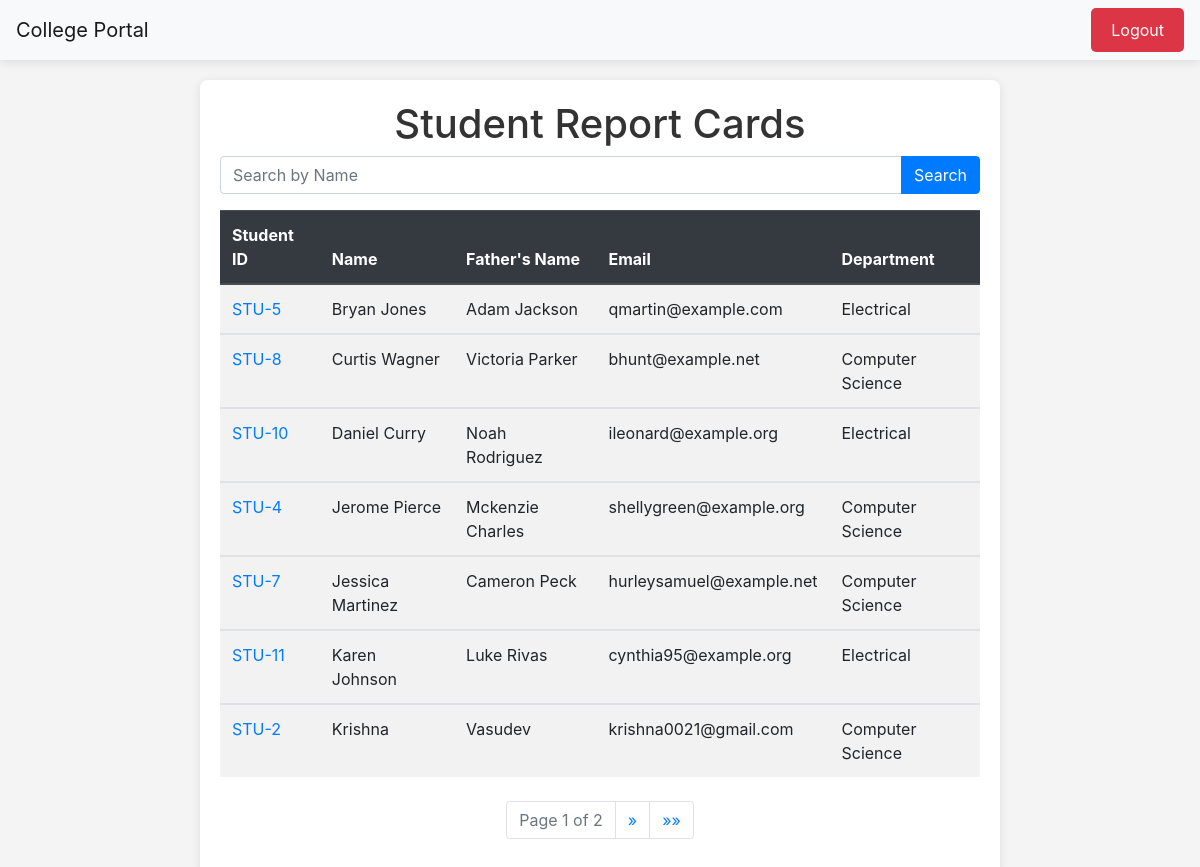
/ (signed in), run on the app's committed database.
### report/models.py (models this page shows, shortened)
class card(models.Model):
    user = models.ForeignKey(User,on_delete=models.SET_NULL,null=True,blank=True)
    Student_Name = models.CharField(max_length=20,null=True)
    Student_Father_Name = models.CharField(max_length=20,null=True)
    Student_Email = models.EmailField(null=True)
    Student_Department = models.ForeignKey(department,related_name='dep',null=True,on_delete=models.CASCADE)
    class Meta:
        ordering = ['Student_Name']

class department(models.Model):
    Department_Name = models.CharField(max_length=20)
    def __str__(self):
        return self.Department_Name
    class Meta:
        ordering = ['Department_Name']

### report/views.py (the view)
# urls.py: 2. Add a URL to urlpatterns:  path('', views.home, name='home')
@login_required(login_url='/login/')
def home(request):
    datas = card.objects.all()
    paginator = Paginator(datas, 7)
    if request.GET.get('search'):
        data = datas.filter(Student_Name__icontains = request.GET.get('search'))
        paginator = Paginator(data, 7)
    page_number = request.GET.get("page")
    page_obj = paginator.get_page(page_number)
    return render(request,'home.html',context={'datas' : page_obj})

### report/templates/home.html (shortened to what this page needs)
<!DOCTYPE html>
<html lang="en">
<head>
    <link rel="stylesheet" href="https://stackpath.bootstrapcdn.com/bootstrap/4.5.2/css/bootstrap.min.css">
</head>
<body>
    <nav class="navbar navbar-expand-lg navbar-light bg-light">
        <a class="navbar-brand" href="/">College Portal</a>
        <div class="ml-auto">
            <a class="btn btn-logout" href="/logout/">Logout</a>
        </div>
    </nav>
    <div class="container">
        <h1 class="text-center">Student Report Cards</h1>
        <form class="mb-3">
            <div class="input-group">
                <input type="text" class="form-control" name="search" placeholder="Search by Name">
                <div class="input-group-append">
                    <button class="btn btn-primary" type="submit">Search</button>
                </div>
            </div>
        </form>
        <table class="table table-striped mt-3">
            <thead class="thead-dark">
                <tr>
                    <th scope="col">Student ID</th>
                    <th scope="col">Name</th>
                    <th scope="col">Father's Name</th>
                    <th scope="col">Email</th>
                    <th scope="col">Department</th>
                </tr>
            </thead>
            {% for data in datas %}
            <tbody>
                <tr>
                    <td><a href="/report/{{data.id}}/"
                            style="color: #007bff; text-decoration: none;">STU-{{data.id}}</a></td>
                    <td>{{data.Student_Name}}</td>
                    <td>{{data.Student_Father_Name}}</td>
                    <td>{{data.Student_Email}}</td>
                    <td>{{data.Student_Department}}</td>
                </tr>
            </tbody>
            {% endfor %}
        </table>
        <div class="mt-4">
            <nav aria-label="Page navigation">
                <ul class="pagination justify-content-center">
                    <li class="page-item disabled">
                        <span class="page-link">Page {{ datas.number }} of {{ datas.paginator.num_pages }}</span>
                    </li>
                    {% if datas.has_next %}
                    <li class="page-item">
                        <a class="page-link" href="?page={{ datas.next_page_number }}" aria-label="Next">
                            <span aria-hidden="true">&raquo;</span>
                        </a>
                    </li>
                    <li class="page-item">
                        <a class="page-link" href="?page={{ datas.paginator.num_pages }}" aria-label="Last">
                            <span aria-hidden="true">&raquo;&raquo;</span>
                        </a>
                    </li>
                    {% endif %}
                </ul>
            </nav>
        </div>
    </div>
</body>
</html>

### report/templates/home.html (style rules this page uses)
body { background-color: #f4f4f4; }
.navbar { box-shadow: 0 2px 10px rgba(0, 0, 0, 0.1); margin-bottom: 20px; }
.container { max-width: 800px; background: white; border-radius: 8px; padding: 20px; box-shadow: 0 2px 10px rgba(0, 0, 0, 0.1); }
h1 { color: #333; }
.btn-logout { position: relative; padding: 10px 20px; border: none; background-color: #dc3545; color: white; border-radius: 5px; transition: background-color 0.3s ease, transform 0.2s ease; }
.table { animation: fadeIn 1s ease-in; }

### data on the page
card: id "5", Student_Name "Bryan Jones", Student_Father_Name "Adam Jackson", Student_Email "qmartin@example.com", Student_Department "Electrical"
card: id "8", Student_Name "Curtis Wagner", Student_Father_Name "Victoria Parker", Student_Email "bhunt@example.net", Student_Department "Computer Science"
card: id "10", Student_Name "Daniel Curry", Student_Father_Name "Noah Rodriguez", Student_Email "ileonard@example.org", Student_Department "Electrical"
card: id "4", Student_Name "Jerome Pierce", Student_Father_Name "Mckenzie Charles", Student_Email "shellygreen@example.org", Student_Department "Computer Science"
card: id "7", Student_Name "Jessica Martinez", Student_Father_Name "Cameron Peck", Student_Email "hurleysamuel@example.net", Student_Department "Computer Science"
card: id "11", Student_Name "Karen Johnson", Student_Father_Name "Luke Rivas", Student_Email "cynthia95@example.org", Student_Department "Electrical"
card: id "2", Student_Name "Krishna", Student_Father_Name "Vasudev", Student_Email "krishna0021@gmail.com", Student_Department "Computer Science"

### other printed values
{{ datas.number }} "1"
{{ datas.paginator.num_pages }} "2"
